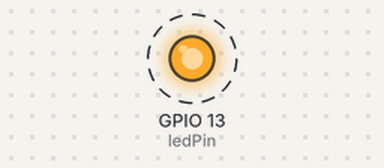
Recording of a sketch running on a simulated ESP32-S2. Shown: output pins drawn as LEDs (lit = HIGH). Dashed ring = blinking. What the sketch prints to the serial monitor is not drawn.

Above: at 0.2 s.
Timing chart, 0 to 3.0 s (numbered marks = the images above):
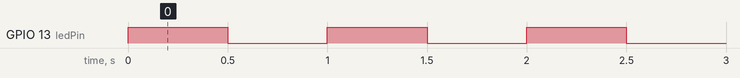

The sketch:

sparkfun_esp32-S2_blink.ino
```cpp
int ledPin = 13;

void setup()
{
    pinMode(ledPin, OUTPUT);
    Serial.begin(115200);
}

void loop()
{
    Serial.println("Hello, world!");
    digitalWrite(ledPin, HIGH);
    delay(500);
    digitalWrite(ledPin, LOW);
    delay(500);
}
```

Measured:
- by itself, GPIO 13 (ledPin): alternates HIGH for 0.50 s and LOW for 0.50 s
